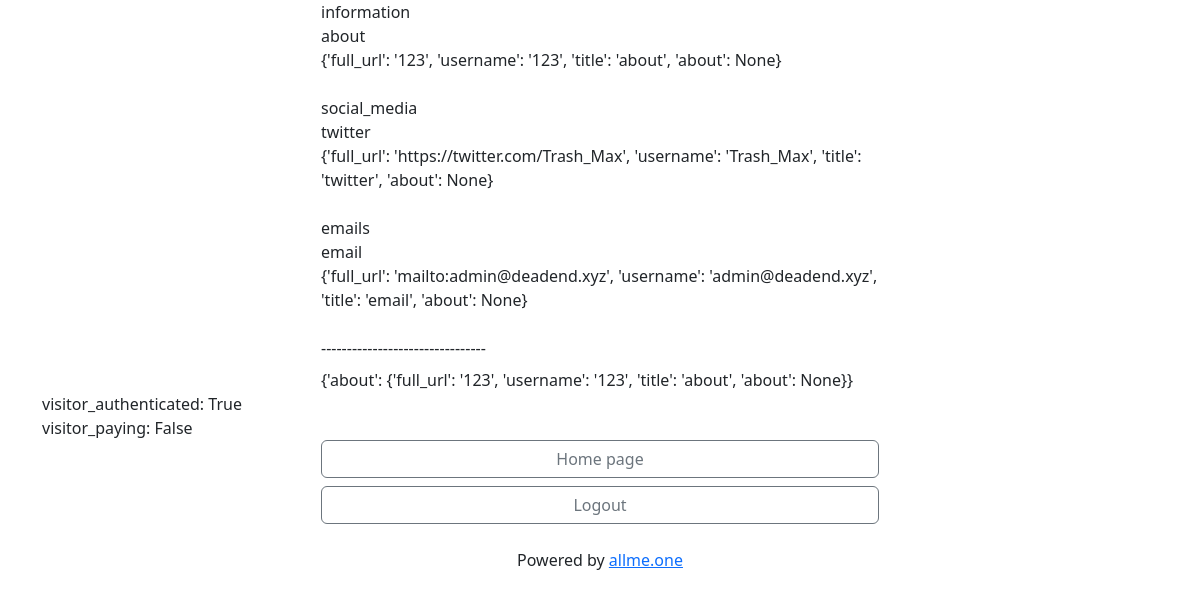
Page /qbdpxafav/ (signed in) on the committed database.
### app/models/links.py (models this page shows, shortened)
class SocialNetwork():
    id = db.Column(db.Integer, primary_key=True)
    username = db.Column(db.String(160))
    about = db.Column(db.String(32))
    network_name = db.Column(db.String(16))
    description = db.Column(db.String(255))
    def get_title(self):
        return self.network_name

class About(db.Model, SocialNetwork):
    links_id = db.Column(db.Integer, db.ForeignKey('links.id'))

class Twitter(db.Model, SocialNetwork):
    links_id = db.Column(db.Integer, db.ForeignKey('links.id'))

class Email(db.Model, SocialNetwork):
    links_id = db.Column(db.Integer, db.ForeignKey('links.id'))

### app/main/routes.py (the view)
@bp.route('/<unique_link>/')
def short_list_of_links(unique_link):
    links_data = collect_links_data(unique_link)
    if current_user.is_authenticated:
        visitor_authenticated = True
        visitor_paying = current_user.is_paying()
    else:
        visitor_authenticated = False
        visitor_paying = False
    return render_template("links/cards/short.html",
                           links_data=links_data,
                           visitor_authenticated=visitor_authenticated,
                           visitor_paying=visitor_paying,
                           )

### app/__init__.py (called while the page is built)
def create_app(config_class=Config):
    app = Flask(__name__)
    app.config.from_object(config_class)
    db.init_app(app)
    from app.models.user import User
    login_manager.init_app(app)
    migrate.init_app(app, db)
    from app.main import bp as main_bp
    app.register_blueprint(main_bp)
    from app.auth import bp as auth_bp
    app.register_blueprint(auth_bp, url_prefix='/auth')
    @login_manager.user_loader
    def load_user(id):
        return User.query.get(int(id))
    @app.route('/test/')
    def test_page():
        return '<h1>Testing the Flask Application Factory Pattern</h1>'
    return app

### app/models/user.py (called while the page is built)
    def is_paying(self) -> bool:
        if self.payment_state != 'white':
            return True
        else:
            return False

### app/templates/links/cards/short.html (shortened to what this page needs)
{% extends "base.html" %}
{% block content %}
<div>
<div class="d-grid gap-2 col-{{ button_size }} mx-auto">
{% for keys, data in links_data.items() %}
  {{ keys }} <br>
  {% for key, link in data.items() %}
  {{ key }} <br> {{ link }} <br>
  {% endfor %}
  <br>
{% endfor %}
--------------------------------
<div>
  {{ links_data['information'] }}
</div>
</div>
<div>
  visitor_authenticated: {{ visitor_authenticated }} <br>
  visitor_paying: {{ visitor_paying }} <br>
  {% include 'bottom_buttons.html' %}
  {% if not visitor_paying %}
    {% include 'bottom_about.html' %}
  {% endif %}
</div>
{% endblock %}

### rows in the picture
About: network_name "about", link "{'full_url': '123', 'username': '123', 'title': 'about', 'about': None}"
Twitter: network_name "twitter", link "{'full_url': 'https://twitter.com/Trash_Max', 'username': 'Trash_Max', 'title': 'twitter', 'about': None}"
Email: network_name "email", link "{'full_url': 'mailto:admin@deadend.xyz', 'username': 'admin@deadend.xyz', 'title': 'email', 'about': None}"

### other values in the picture
{{ keys }} "information" "social_media" "emails"
{{ links_data['information'] }} "{'about': {'full_url': '123', 'username': '123', 'title': 'about', 'about': None}}"
{{ visitor_authenticated }} "True"
{{ visitor_paying }} "False"
